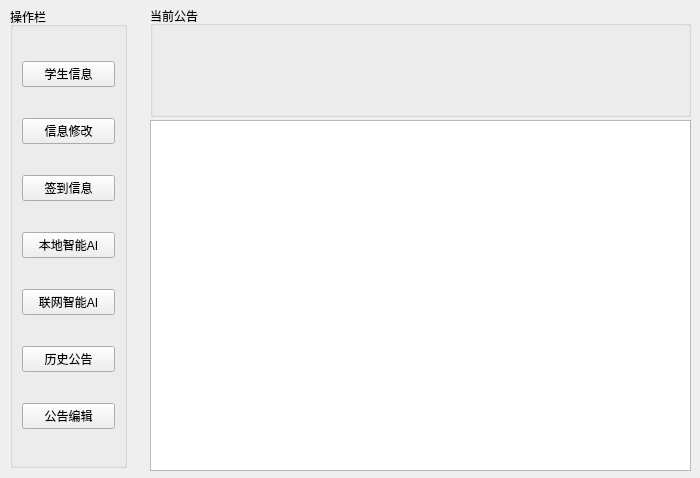
<?xml version="1.0" encoding="UTF-8"?>
<ui version="4.0">
 <class>Form</class>
 <widget class="QWidget" name="Form">
  <property name="geometry">
   <rect>
    <x>0</x>
    <y>0</y>
    <width>700</width>
    <height>478</height>
   </rect>
  </property>
  <property name="windowTitle">
   <string>管理员界面</string>
  </property>
  <widget class="QGroupBox" name="groupBox">
   <property name="geometry">
    <rect>
     <x>10</x>
     <y>7</y>
     <width>117</width>
     <height>461</height>
    </rect>
   </property>
   <property name="title">
    <string>操作栏</string>
   </property>
   <layout class="QVBoxLayout" name="verticalLayout">
    <item>
     <widget class="QPushButton" name="pushButton">
      <property name="text">
       <string>学生信息</string>
      </property>
     </widget>
    </item>
    <item>
     <widget class="QPushButton" name="pushButton_2">
      <property name="text">
       <string>信息修改</string>
      </property>
     </widget>
    </item>
    <item>
     <widget class="QPushButton" name="pushButton_3">
      <property name="text">
       <string>签到信息</string>
      </property>
     </widget>
    </item>
    <item>
     <widget class="QPushButton" name="pushButton_4">
      <property name="text">
       <string>本地智能AI</string>
      </property>
     </widget>
    </item>
    <item>
     <widget class="QPushButton" name="pushButton_5">
      <property name="text">
       <string>联网智能AI</string>
      </property>
     </widget>
    </item>
    <item>
     <widget class="QPushButton" name="pushButton_6">
      <property name="text">
       <string>历史公告</string>
      </property>
     </widget>
    </item>
    <item>
     <widget class="QPushButton" name="pushButton_7">
      <property name="text">
       <string>公告编辑</string>
      </property>
     </widget>
    </item>
   </layout>
  </widget>
  <widget class="QGroupBox" name="groupBox_2">
   <property name="geometry">
    <rect>
     <x>150</x>
     <y>6</y>
     <width>541</width>
     <height>111</height>
    </rect>
   </property>
   <property name="title">
    <string>当前公告</string>
   </property>
   <widget class="QLabel" name="label">
    <property name="geometry">
     <rect>
      <x>20</x>
      <y>20</y>
      <width>501</width>
      <height>81</height>
     </rect>
    </property>
    <property name="text">
     <string/>
    </property>
    <property name="alignment">
     <set>Qt::AlignCenter</set>
    </property>
   </widget>
  </widget>
  <widget class="QTableView" name="tableView">
   <property name="geometry">
    <rect>
     <x>150</x>
     <y>120</y>
     <width>541</width>
     <height>351</height>
    </rect>
   </property>
  </widget>
 </widget>
 <resources/>
 <connections/>
</ui>
